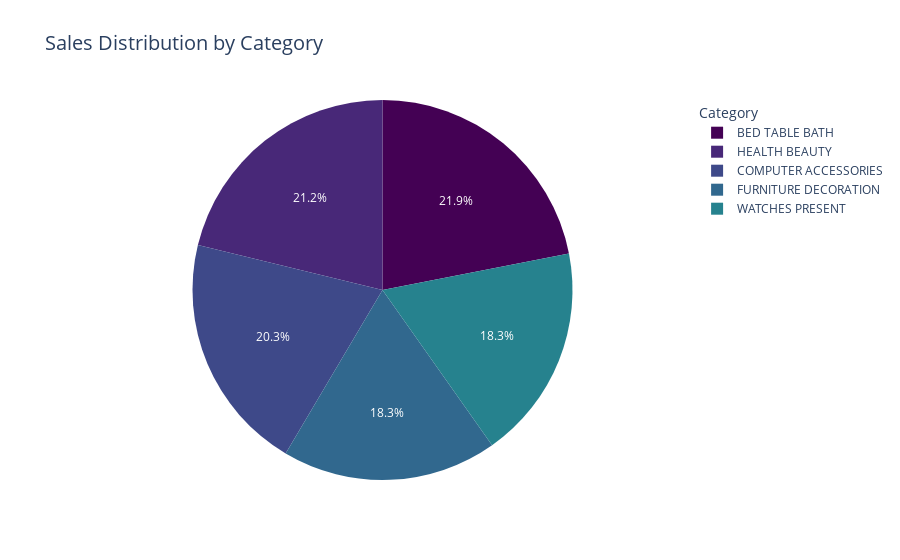

Write notebook code for a chart like this one.
### Code cell
import plotly.express as px
px.data.tips()
fig = px.pie(Top_Sales, values=Top_Sales['Sales Percentage'], names=Top_Sales['Category'],
             title='Sales Distribution by Category',
             color_discrete_sequence=px.colors.sequential.Viridis)

# Update layout for better aesthetics
fig.update_layout(
    title_font_size=20,
    legend_title='Category',
    legend_title_font_size=14,
    template='plotly_white'  # Use a clean white template
)
fig.write_image("pie_chart.png")

fig.show()
from IPython.display import Image

# Display the saved static image
Image(filename='pie_chart.png')

### Figure 1 — Plotly figure (JSON) as saved in the notebook; plotly's stock layout.template omitted (floating-point values rounded to 4 significant figures)
{"data": [{"domain": {"x": [0, 1], "y": [0, 1]}, "hovertemplate": "Category=%{label}<br>Sales Percentage=%{value}<extra></extra>", "labels": ["BED TABLE BATH", "HEALTH BEAUTY", "COMPUTER ACCESSORIES", "FURNITURE DECORATION", "WATCHES PRESENT"], "legendgroup": "", "name": "", "showlegend": true, "type": "pie", "values": [10.7, 10.35, 9.9, 8.93, 8.93]}], "layout": {"autosize": true, "legend": {"title": {"font": {"size": 14}, "text": "Category"}, "tracegroupgap": 0}, "piecolorway": ["#440154", "#482878", "#3e4989", "#31688e", "#26828e", "#1f9e89", "#35b779", "#6ece58", "#b5de2b", "#fde725"], "title": {"font": {"size": 20}, "text": "Sales Distribution by Category"}}}
